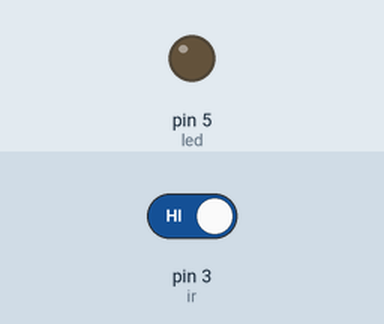
This sketch was run on a simulated Arduino Uno, built with avr-gcc and run on an emulated ATmega328P. On the bench: output pins drawn as LEDs (lit = HIGH). The inputs (shaded band) are chosen by the test bench; at power-on: pin 3 (ir) HIGH.

Above: at 2.8 s.
2.9 s: pin 3 (ir) driven LOW
At 3.8 s:
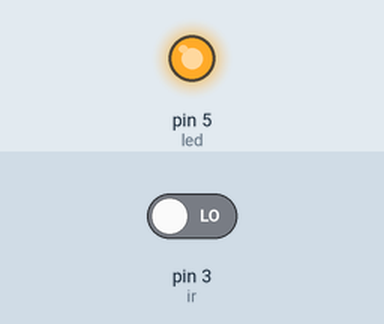
4.5 s: pin 3 (ir) driven HIGH
At 5.3 s:
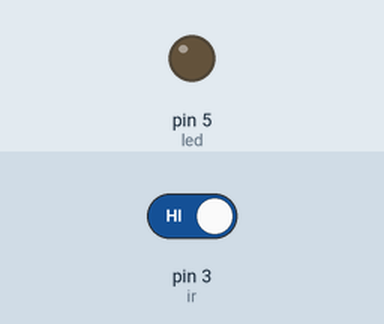
Timing chart, 0 to 7.5 s (numbered marks = the images above; inputs shaded):
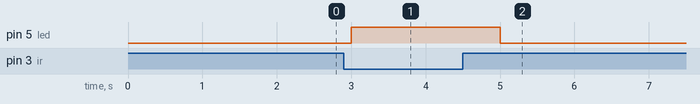

The sketch:

ir_sensor.ino
```cpp
int ir=3;
int led=5;
void setup() {
pinMode(ir,INPUT);
pinMode(led,OUTPUT);
// put your setup code here, to run once:

}

void loop() {
if(digitalRead(ir)==0)
{
  digitalWrite(led,HIGH);
  delay(1000);
  // put your main code here, to run repeatedly:
}
else{
  digitalWrite(led,LOW);
  delay(1000);

}
}
```

Measured:
- after the input at 2.9 s, pin 5 (led): LOW → HIGH after 0.10 s
- after the input at 4.5 s, pin 5 (led): HIGH → LOW after 0.50 s
